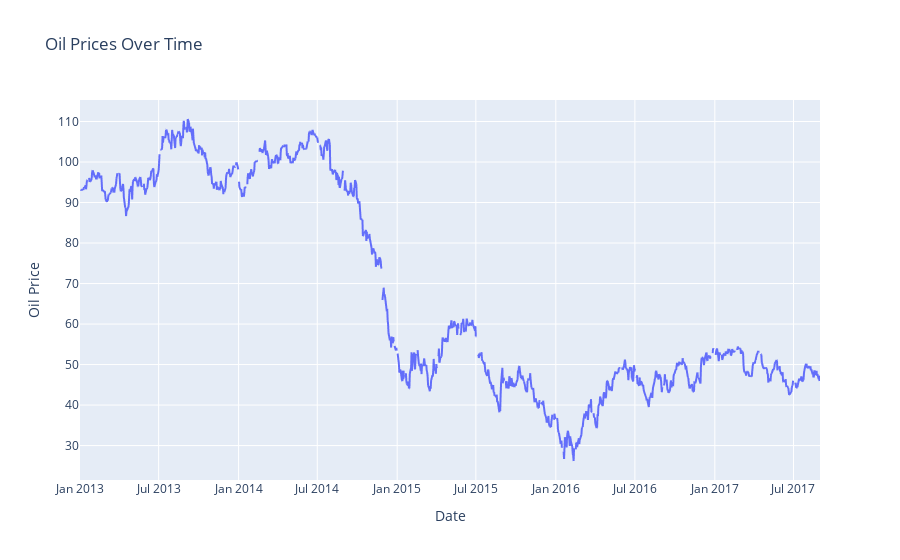

The code cell stored with this chart in its notebook:
### Markdown cell above
#### Oil price vc time

### Code cell
# Creating a line plot using plotly.express
fig = px.line(oil_data, x='date', y='dcoilwtico', title='Oil Prices Over Time')
fig.update_xaxes(title_text='Date')
fig.update_yaxes(title_text='Oil Price')
fig.show()

### Figure 1 — Plotly figure (JSON) as saved in the notebook; plotly's stock layout.template omitted (floating-point values rounded to 4 significant figures; data arrays with more than 128 entries replaced by an {"elided": "..."} marker saying what was removed)
{"data": [{"hovertemplate": "date=%{x}<br>dcoilwtico=%{y}<extra></extra>", "legendgroup": "", "line": {"color": "#636efa", "dash": "solid"}, "marker": {"symbol": "circle"}, "mode": "lines", "name": "", "showlegend": false, "type": "scattergl", "x": {"elided": "1218 str values"}, "xaxis": "x", "y": {"elided": "1218 float values"}, "yaxis": "y"}], "layout": {"legend": {"tracegroupgap": 0}, "title": {"text": "Oil Prices Over Time"}, "xaxis": {"anchor": "y", "domain": [0, 1], "title": {"text": "Date"}}, "yaxis": {"anchor": "x", "domain": [0, 1], "title": {"text": "Oil Price"}}}}
